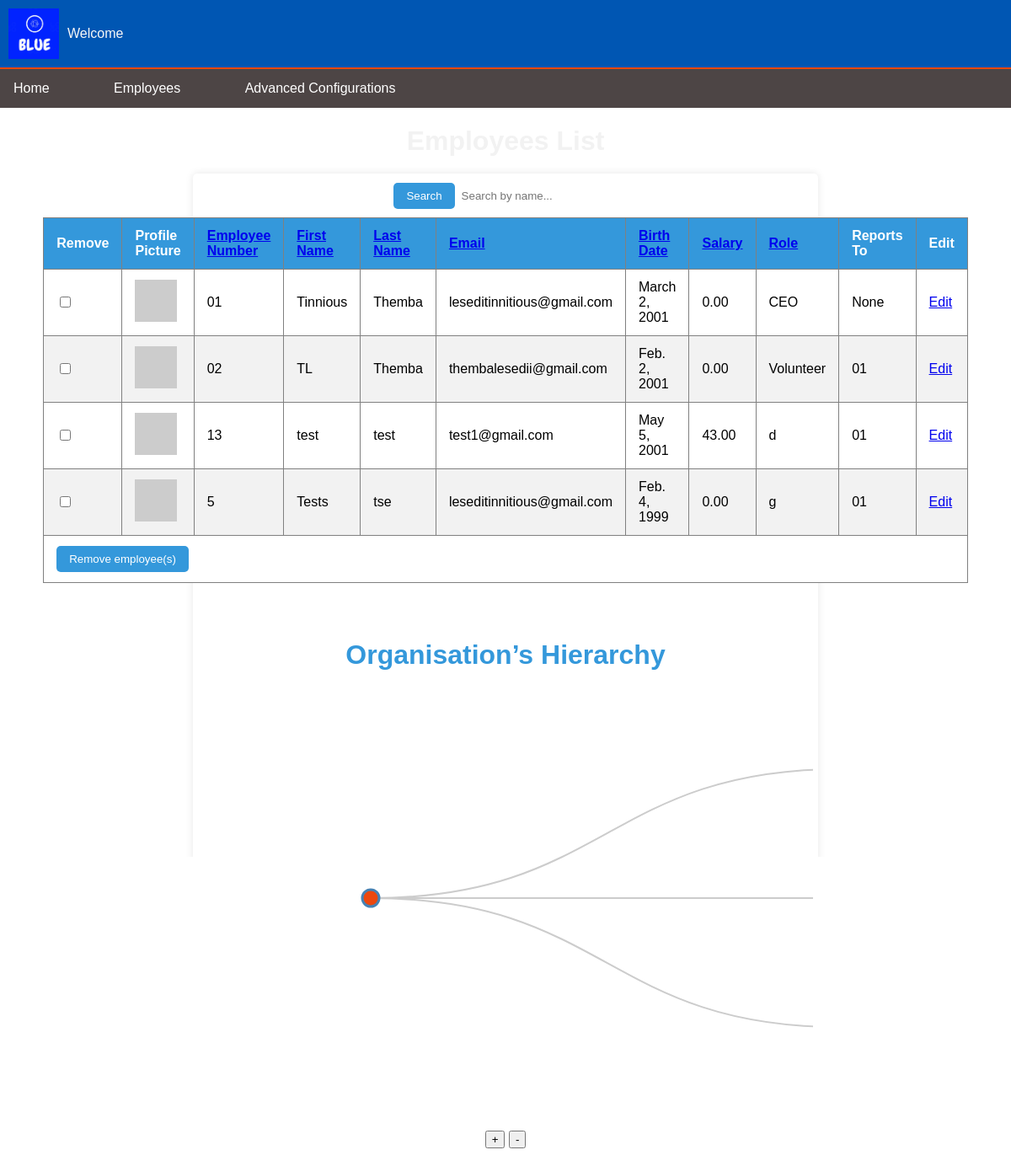
Screenshot of /user_list/ with the database file from the repository.
### main/models.py (models this page shows, shortened)
class Employee(models.Model):
    employeeNumber=models.CharField(max_length=10)
    lastName=models.CharField(max_length=200)
    firstName=models.CharField(max_length=200)
    email=models.EmailField(max_length=100)
    birthDate=models.DateField(null=True, blank=True)
    salary = models.DecimalField(max_digits=10, decimal_places=2)
    role=models.CharField(max_length=200)
    reportsTo = models.CharField(max_length=20, null=True, blank=True)

### main/views.py (the view, shortened to what this page needs)
# urls.py: path('user_list/',views.list_users,name='user_list'),
def list_users(request):
    search_query = request.GET.get('q', '')
    sort_by = request.GET.get('sort_by', 'employeeNumber')
    sort_order = request.GET.get('sort_order', 'asc')
    employees = Employee.objects.all()
    if sort_order == 'desc':
        sort_by = f'-{sort_by}'
    employees = employees.order_by(sort_by)
    employees = list(employees)
    for emp in employees:
        email_hash = hashlib.md5(emp.email.lower().encode('utf-8')).hexdigest()
        emp.gravatar_url = f"https://www.gravatar.com/avatar/{email_hash}?s=80&d=identicon"
    employee_dict = {emp.employeeNumber: emp for emp in employees}
    roots = []
    for emp in employees:
        if emp.reportsTo:
            manager = employee_dict.get(emp.reportsTo)
            if manager:
                if not hasattr(manager, 'children'):
                    manager.children = []
                manager.children.append(emp)
            else:
                roots.append(emp)
        else:
            roots.append(emp)
    def build_tree(employee):
        if not employee:
            return None
        return {
            'name': f"{employee.firstName} {employee.lastName}",
            'children': [build_tree(child) for child in getattr(employee, 'children', [])]
        }
    hierarchy = [build_tree(root) for root in roots]
    def next_sort_order(current_sort_by):
        if sort_by.lstrip('-') == current_sort_by and sort_order == 'asc':
            return 'desc'
        return 'asc'
    context = {
        'employees': employees,
        'search_query': search_query,
        'sort_by': sort_by.lstrip('-'),
        'sort_order': sort_order,
        'next_sort_order': {
            'employeeNumber': next_sort_order('employeeNumber'),
            'firstName': next_sort_order('firstName'),
            'lastName': next_sort_order('lastName'),
            'email': next_sort_order('email'),
            'birthDate': next_sort_order('birthDate'),
            'salary': next_sort_order('salary'),
            'role': next_sort_order('role'),
        },
        'employee_hierarchy': hierarchy
    }
    return render(request, 'user_list.html', context)

### main/templates/user_list.html (shortened to what this page needs)
{% load static %}
<!DOCTYPE html>
<html lang="en">
<head>
    <link rel="stylesheet" href="{% static 'css/user_list.css' %}">
</head>
<body>
    {% include 'navigation_bar.html' %}
    <h1 style="color: #f2f2f2;">Employees List</h1>
    <div class="container" style="background-color: transparent; border-color: transparent;">
        <form method="get" action="{% url 'user_list' %}" class="search">
            <input type="text" name="q" class="search" placeholder="Search by name..." value="{{ search_query }}">
            <button type="submit">Search</button>
        </form>
        <form action="{% url 'remove_employee' %}" method="post">
            <table border="1">
                <thead>
                    <tr>
                        <th>Remove</th>
                        <th>Profile Picture</th>
                        <th><a href="?sort_by=employeeNumber&sort_order={{ next_sort_order.employeeNumber }}">Employee Number</a></th>
                        <th><a href="?sort_by=firstName&sort_order={{ next_sort_order.firstName }}">First Name</a></th>
                        <th><a href="?sort_by=lastName&sort_order={{ next_sort_order.lastName }}">Last Name</a></th>
                        <th><a href="?sort_by=email&sort_order={{ next_sort_order.email }}">Email</a></th>
                        <th><a href="?sort_by=birthDate&sort_order={{ next_sort_order.birthDate }}">Birth Date</a></th>
                        <th><a href="?sort_by=salary&sort_order={{ next_sort_order.salary }}">Salary</a></th>
                        <th><a href="?sort_by=role&sort_order={{ next_sort_order.role }}">Role</a></th>
                        <th>Reports To</th>
                        <th>Edit</th>
                    </tr>
                </thead>
                <tbody>
                    {% for employee in employees %}
                    <tr>
                        <td><input type="checkbox" name="selected_employees" value="{{ employee.employeeNumber }}"></td>
                        <td><img src="{{ employee.gravatar_url }}" alt="Avatar" width="50" height="50"></td>
                        <td>{{ employee.employeeNumber }}</td>
                        <td>{{ employee.firstName }}</td>
                        <td>{{ employee.lastName }}</td>
                        <td>{{ employee.email }}</td>
                        <td>{{ employee.birthDate }}</td>
                        <td>{{ employee.salary }}</td>
                        <td>{{ employee.role }}</td>
                        <td>{{ employee.reportsTo }}</td>
                        <td><a href="{% url 'edit_employee' employee.employeeNumber %}">Edit</a></td>
                    </tr>
                    {% endfor %}
                    <tr>
                        <td colspan="11">
                            <button type="submit" style="float: left;">Remove employee(s)</button>
                        </td>
                    </tr>
                </tbody>
            </table>
        </form>
        <div id="employee-tree" style="margin-top: 20px;">
            <h1> Organisation’s Hierarchy</h1>
        </div>
        <div style="margin-bottom: 10px;">
            <button id="zoom-in">+</button>
            <button id="zoom-out">-</button>
        </div>
    </div>
</body>
</html>

### main/templates/navigation_bar.html (shortened to what this page needs)
{% load static %}
<!DOCTYPE html>
<html lang="en">
<head>
    <link rel="stylesheet" href="{% static 'css/navigation_bar.css' %}">
</head>
<body class="homepage">
    <div class="topnav">
        <div class="welcome-container">
            <img class="logo" src="{% static 'images/blue.jpg' %}" alt="Logo">
            <span class="welcome-text">Welcome</span>
        </div>
    </div>
    <div class="navbar">
        <a href="{% url 'admin_homepage' %}">Home</a>
        <div class="dropdown">
            <button class="dropbtn">Employees </button>
        </div>
        <a href="{% url 'resources' %}" target="_blank">Advanced Configurations</a>
      </div>
    </body>
</html>

### main/static/css/user_list.css (style rules this page uses)
body { font-family: Arial, sans-serif; margin: 0; padding: 0; background-image: url("/static/images/sqltest.jpg"); background-size: cover; background-repeat: no-repeat; background-attachment: fixed; background-position: center; }
.search { margin-bottom: 5px; float: right; }
.container { max-width: 80%; margin: 20px auto; padding: 0 20px; background-color: transparent; display: flex; flex-direction: column; border-color: transparent; align-items: center; }
h1 { text-align: center; color: #3498db; margin-bottom: 20px; }
table { width: 100%; border-collapse: collapse; background-color: white; margin: 0 auto; padding-left: 20px; padding-right: 20px; }
th, td { padding: 12px 15px; text-align: left; }
th { background-color: #3498db; color: white; }
tr:nth-child(even) { background-color: #f2f2f2; }
form { margin-bottom: 20px; }
input[type="text"] { padding: 8px; border: none; border-radius: 5px; }
button[type="submit"] { background-color: #3498db; color: white; border: none; border-radius: 5px; padding: 8px 15px; cursor: pointer; float: none; }
#employee-tree { margin-top: 20px; overflow: auto; width: 100%; height: 600px; padding: 5px; }

### main/static/css/navigation_bar.css (style rules this page uses)
.topnav { background-color: #0056b3; overflow: hidden; display: flex; justify-content: space-between; align-items: center; box-shadow: 0px 2px 5px rgba(0, 0, 0, 0.2); border-bottom: 2px solid #ec480f; padding: 10px; }
.logo { width: 60px; height: 60px; margin-right: 10px; }
.welcome-container { display: flex; align-items: center; }
.welcome-text { text-align: center; color: #f7f7f7; font-size: 16px; }
.navbar { overflow: hidden; background-color: #4d4545; font-family: Arial; }
.navbar a { float: left; font-size: 16px; color: white; text-align: center; padding: 14px 16px; text-decoration: none; }
.dropdown { float: left; overflow: hidden; }
.dropdown .dropbtn { font-size: 16px; border: none; outline: none; color: white; min-width: 200px; padding: 14px 16px; background-color: #4d4545; font-family: Arial; margin: 0; }
.container { max-width: 60%; margin: 0 auto; padding: 10px; border: 1px solid #ccc; border-radius: 5px; background-color: #fff; box-shadow: 0 0 10px rgba(0, 0, 0, 0.1); }

### rows the page displays
Employee: employeeNumber "01", firstName "Tinnious", lastName "Themba", email "leseditinnitious@gmail.com", birthDate "March 2, 2001", salary "0.00", role "CEO", reportsTo "None"
Employee: employeeNumber "02", firstName "TL", lastName "Themba", email "thembalesedii@gmail.com", birthDate "Feb. 2, 2001", salary "0.00", role "Volunteer", reportsTo "01"
Employee: employeeNumber "13", firstName "test", lastName "test", email "test1@gmail.com", birthDate "May 5, 2001", salary "43.00", role "d", reportsTo "01"
Employee: employeeNumber "5", firstName "Tests", lastName "tse", email "leseditinnitious@gmail.com", birthDate "Feb. 4, 1999", salary "0.00", role "g", reportsTo "01"
